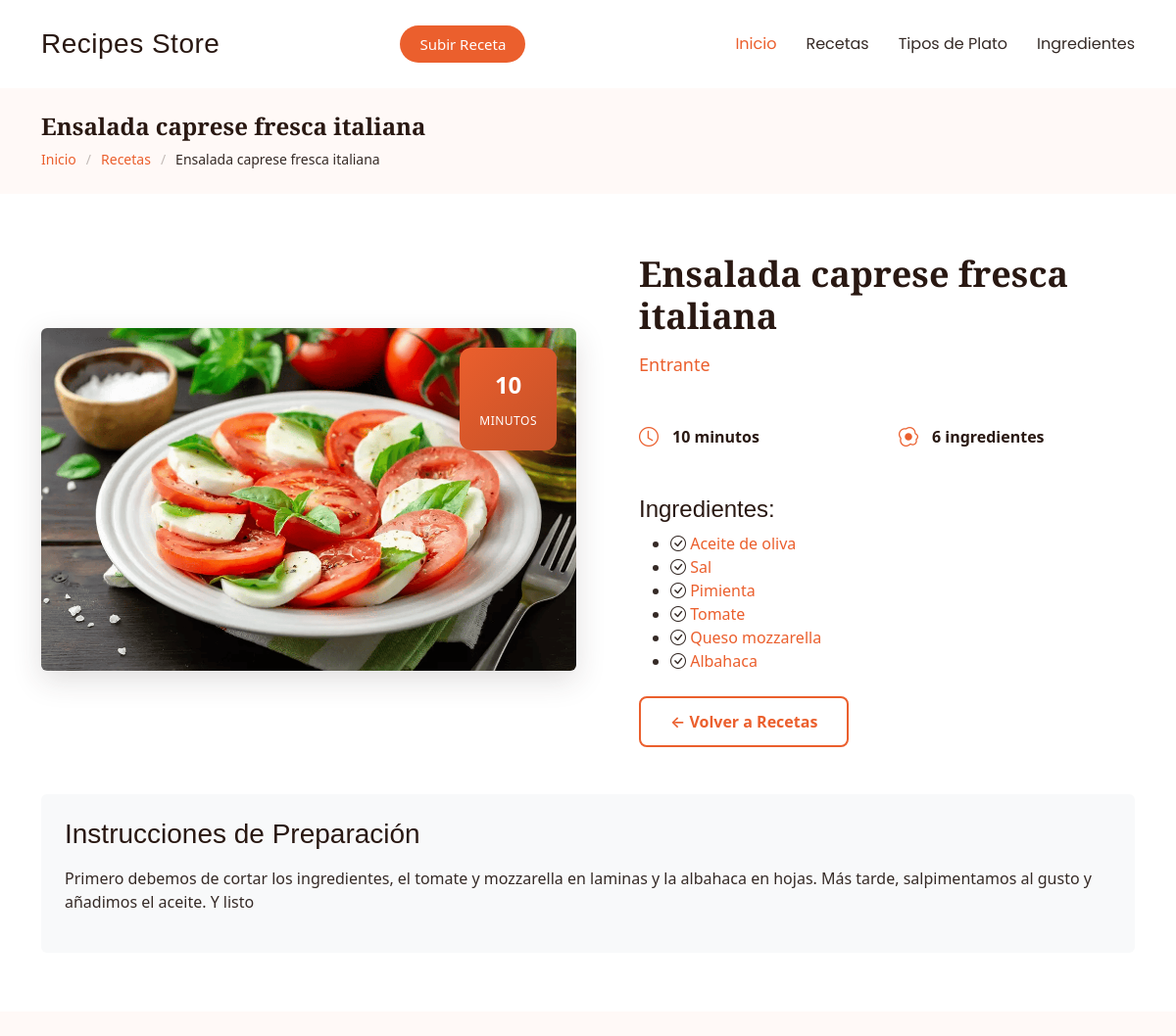
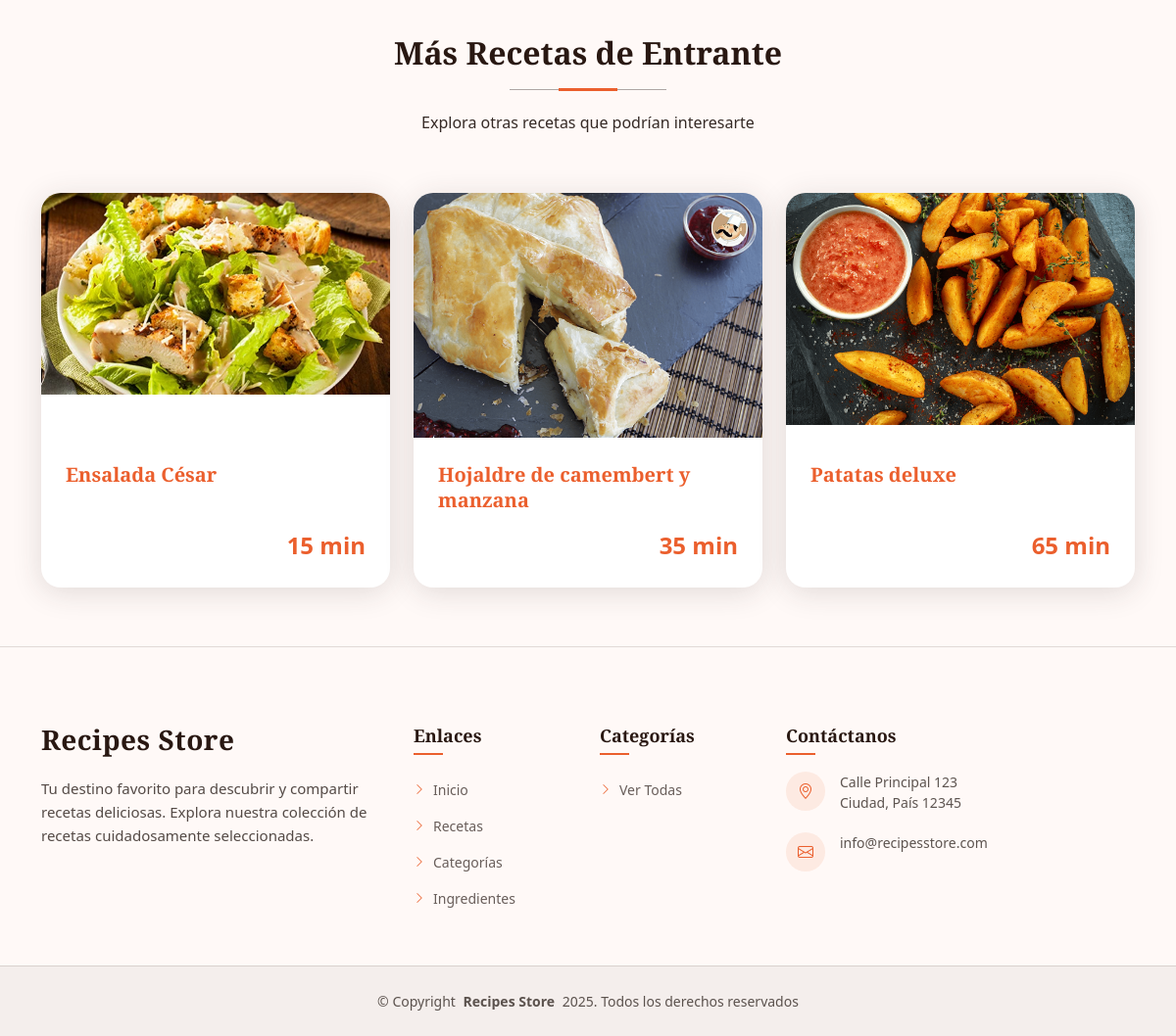
The page /recetas/21/ on the database its author committed (2 pictures, top to bottom).
### appRecipesStore/models.py (models this page shows, shortened)
class Receta(models.Model):
    nombre = models.CharField(max_length=200)
    tipo_plato = models.ForeignKey(TipoPlato, on_delete=models.CASCADE, related_name='recetas')
    ingredientes = models.ManyToManyField(Ingrediente, related_name='recetas')
    tiempo_preparacion = models.IntegerField(help_text="Tiempo en minutos")
    instrucciones = models.TextField()
    imagen = models.ImageField(upload_to='recetas/', blank=True, null=True)

class TipoPlato(models.Model):
    nombre = models.CharField(max_length=100, unique=True)
    descripcion = models.TextField(default="Sin descripcion")
    imagen = models.CharField(max_length=500, blank=True, null=True, help_text="Ruta de la imagen en static/appRecipesStore/img/")

class Ingrediente(models.Model):
    nombre = models.CharField(max_length=100, unique=True)
    descripcion = models.TextField(default="Sin descripcion")
    imagen = models.CharField(max_length=500, blank=True, null=True, help_text="Ruta de la imagen en static/appRecipesStore/img/")

### appRecipesStore/views.py (the view)
# urls.py: path('recetas/<int:pk>/', views.detalle_receta, name='detalle_receta'),
def detalle_receta(request, pk):
    receta = get_object_or_404(Receta, pk=pk)
    return render(request, 'appRecipesStore/detalle_receta.html', {'receta': receta})

### appRecipesStore/templates/appRecipesStore/detalle_receta.html (shortened to what this page needs)
{% extends 'appRecipesStore/base.html' %}
{% load static %}
{% block content %}
<main class="main">
    <div class="page-title light-background">
        <div class="container">
            <h1>{{ receta.nombre }}</h1>
            <nav class="breadcrumbs">
                <ol>
                    <li><a href="{% url 'home' %}">Inicio</a></li>
                    <li><a href="{% url 'lista_recetas' %}">Recetas</a></li>
                    <li class="current">{{ receta.nombre }}</li>
                </ol>
            </nav>
        </div>
    </div>
    <section class="about section">
        <div class="container" data-aos="fade-up" data-aos-delay="100">
            <div class="row align-items-center">
                <div class="col-lg-6" data-aos="fade-right" data-aos-delay="200">
                    <div class="about-image">
                        {% if receta.imagen %}
                            {% if receta.imagen.name|slice:":8" == "recetas/" %}
                                <img src="{{ receta.imagen.url }}"
                                    alt="{{ receta.nombre }}"
                                    class="img-fluid rounded"
                                    style="width: 100%; height: 350px; object-fit: cover;">
                            {% else %}
                                <img src="{% static 'appRecipesStore/img/' %}{{ receta.imagen }}"
                                    alt="{{ receta.nombre }}"
                                    class="img-fluid rounded"
                                    style="width: 100%; height: 350px; object-fit: cover;">
                            {% endif %}
                        {% else %}
                            <img src="{% static 'appRecipesStore/img/recepie/recepie_1.png' %}"
                                alt="{{ receta.nombre }}"
                                class="img-fluid rounded"
                                style="width: 100%; height: 350px; object-fit: cover;">
                        {% endif %}
                        <div class="experience-badge">
                            <span class="years">{{ receta.tiempo_preparacion }}</span>
                            <span class="text">minutos</span>
                        </div>
                    </div>
                </div>
                <div class="col-lg-6" data-aos="fade-left" data-aos-delay="300">
                    <div class="about-content">
                        <div class="section-header">
                            <h2>{{ receta.nombre }}</h2>
                            <p class="subtitle">{{ receta.tipo_plato.nombre }}</p>
                        </div>
                        <div class="chef-highlights">
                            <div class="row">
                                <div class="col-6">
                                    <div class="highlight-item">
                                        <i class="bi bi-clock"></i>
                                        <span>{{ receta.tiempo_preparacion }} minutos</span>
                                    </div>
                                </div>
                                <div class="col-6">
                                    <div class="highlight-item">
                                        <i class="bi bi-egg-fried"></i>
                                        <span>{{ receta.ingredientes.count }} ingredientes</span>
                                    </div>
                                </div>
                            </div>
                        </div>
                        <h4>Ingredientes:</h4>
                        <ul class="ingredients_list">
                            {% for ing in receta.ingredientes.all %}
                            <li>
                                <i class="bi bi-check-circle"></i>
                                <a href="{% url 'detalle_ingrediente' ing.pk %}">{{ ing.nombre }}</a>
                            </li>
                            {% endfor %}
                        </ul>
                        <div class="cta-buttons mt-4">
                            <a href="{% url 'lista_recetas' %}" class="btn btn-outline">← Volver a Recetas</a>
                        </div>
                    </div>
                </div>
            </div>
            <div class="row mt-5">
                <div class="col-12" data-aos="fade-up" data-aos-delay="400">
                    <div class="instructions_area p-4 bg-light rounded">
                        <h3>Instrucciones de Preparación</h3>
                        <div class="instructions_content">
                            <p>{{ receta.instrucciones|linebreaks }}</p>
                        </div>
                    </div>
                </div>
            </div>
        </div>
    </section>
    <section class="menu section light-background">
        <div class="container section-title" data-aos="fade-up">
            <h2>Más Recetas de {{ receta.tipo_plato.nombre }}</h2>
            <p>Explora otras recetas que podrían interesarte</p>
        </div>
        <div class="container" data-aos="fade-up" data-aos-delay="100">
            <div class="row gy-4">
                {% for otra_receta in receta.tipo_plato.recetas.all|slice:":3" %}
                {% if otra_receta.pk != receta.pk %}
                <div class="col-lg-4 col-md-6">
                    <div class="menu-item">
                        <div class="menu-item-image">
                            <a href="{% url 'detalle_receta' otra_receta.pk %}" style="display: block;">
                                {% if otra_receta.imagen %}
                                    <img src="{% static 'appRecipesStore/img/' %}{{ otra_receta.imagen }}" class="img-fluid" alt="{{ otra_receta.nombre }}" style="cursor: pointer;">
                                {% else %}
                                    <img src="{% static 'appRecipesStore/img/recepie/recepie_1.png' %}" class="img-fluid" alt="{{ otra_receta.nombre }}" style="cursor: pointer;">
                                {% endif %}
                            </a>
                        </div>
                        <div class="menu-item-content">
                            <div class="menu-item-header">
                                <h4><a href="{% url 'detalle_receta' otra_receta.pk %}">{{ otra_receta.nombre }}</a></h4>
                            </div>
                            <div class="menu-item-footer">
                                <span class="price">{{ otra_receta.tiempo_preparacion }} min</span>
                            </div>
                        </div>
                    </div>
                </div>
                {% endif %}
                {% endfor %}
            </div>
        </div>
    </section>
</main>
{% endblock %}

### rows shown on the page
Receta: nombre "Ensalada caprese fresca italiana", imagen (picture), tiempo_preparacion "10", tipo_plato.nombre "Entrante", ingredientes.count "6", instrucciones "Primero debemos de cortar los ingredientes, el tomate y mozzarella en laminas y la albahaca en hojas. Más tarde, salpimentamos al gusto y añadimos el aceite. Y listo"
Ingrediente: nombre "Aceite de oliva"
Ingrediente: nombre "Sal"
Ingrediente: nombre "Pimienta"
Ingrediente: nombre "Tomate"
Ingrediente: nombre "Queso mozzarella"
Ingrediente: nombre "Albahaca"
Receta: imagen (picture), nombre "Ensalada César", tiempo_preparacion "15"
Receta: imagen (picture), nombre "Hojaldre de camembert y manzana", tiempo_preparacion "35"
Receta: imagen (picture), nombre "Patatas deluxe", tiempo_preparacion "65"
